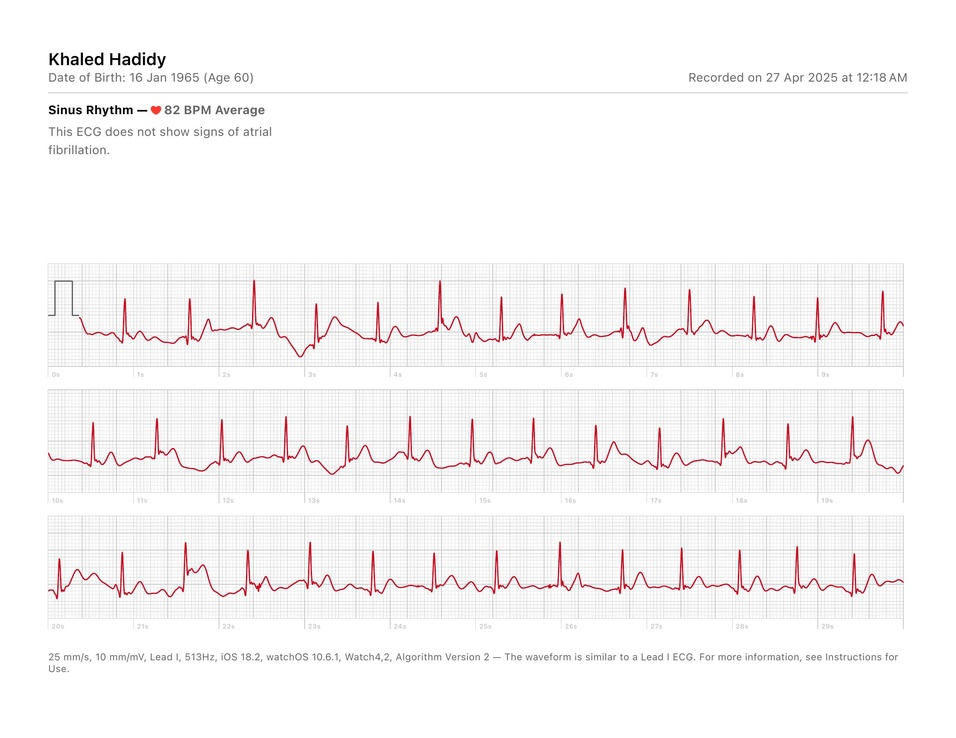
#> input picture ECG digitization/page0.jpg, 956 x 738 px, shrunk from 2200 x 1700 before the run
$ jupyter execute --allow-errors main.ipynb
#> lines starting #> are read from the running program, lines starting #| are printed output that depends on the picture; after the words box and inside, x2 and y2 are one past the last pixel; in counts of white or black regions, pixels touching at a corner belong together
[cell 1]
# import module
from pdf2image import convert_from_path


# Store Pdf with convert_from_path function
#> (the rest of this cell did not finish here and is left out)

[cell 2]
import cv2
import numpy as np
import matplotlib.pyplot as plt
from wfdb import wrsamp

def debug_image(image, title, cmap='gray'):
    """Displays an image for debugging purposes."""
    plt.figure(figsize=(10, 5))
    plt.imshow(image, cmap=cmap)
    plt.title(title)
    plt.axis('off')
    plt.show()

def extract_ecg(image_path, debug=True):
    # Step 1: Load the image
#> called with image_path = 'page0.jpg', debug = True
    img = cv2.imread(image_path, cv2.IMREAD_GRAYSCALE)
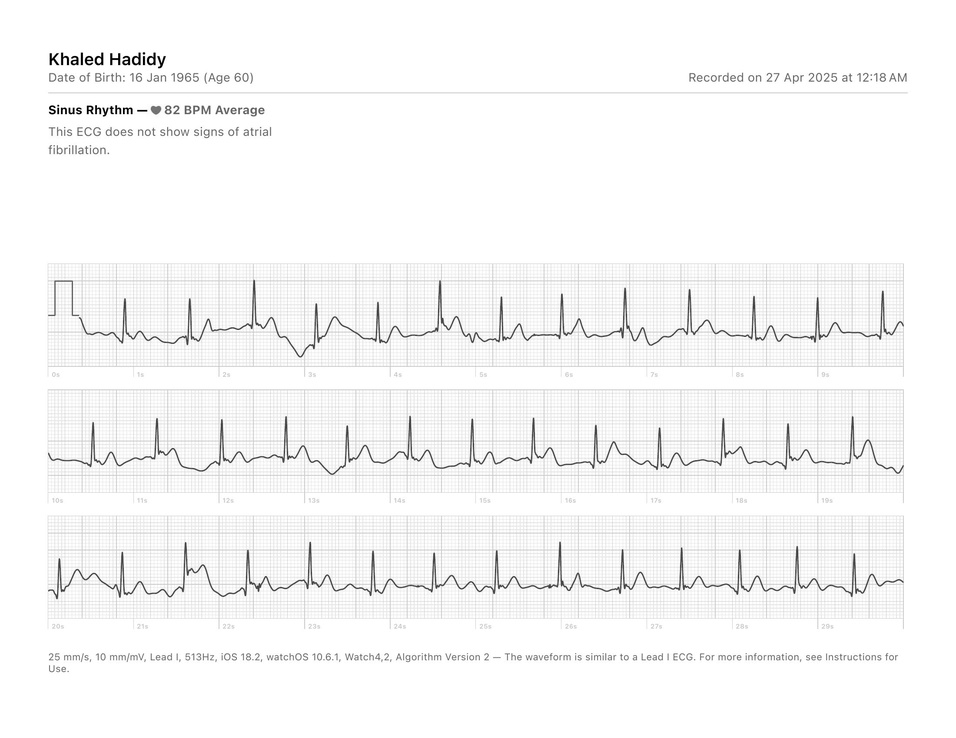
#> img: shape (738, 956); min 0, max 255, mean 247.1
    height, width = img.shape
#> height = 738; width = 956

    if debug:
        debug_image(img, "Original Image")

    # Step 2: Fixed calibration parameters (no grid detection needed)
    # 197 pixels horizontally = 2 seconds
    # 78.8 pixels vertically = 1 mV
    calibration = {
        'seconds_per_pixel': 2.0 / 197.0,  # Convert to seconds per pixel
        'mv_per_pixel': 1.0 / 78.8,     # Convert to mV per pixel directly
    }

    print(f"Using fixed calibration:")
    print(f"Horizontal: {197/2:.2f} pixels = 1 second")
    print(f"Vertical: {78.8:.2f} pixels = 1 mV")

    # Step 3: Calculate pixel boundaries using percentages
    header_end = int(height * 35.29 / 100)
#> header_end = 260
    layer1_start = int(height * 35.35 / 100)
#> layer1_start = 260
    layer1_end = int(height * 51.76 / 100)
#> layer1_end = 381
    layer2_start = int(height * 51.82 / 100)
#> layer2_start = 382
    layer2_end = int(height * 69.41 / 100)
#> layer2_end = 512
    layer3_start = int(height * 69.47 / 100)
#> layer3_start = 512
    layer3_end = int(height * 87.06 / 100)
#> layer3_end = 642

    # Crop each layer using calculated boundaries
    layers = [
        img[layer1_start:layer1_end, :],  # Layer 1
        img[layer2_start:layer2_end, :],  # Layer 2
        img[layer3_start:layer3_end, :]   # Layer 3
    ]

    if debug:
        for i, layer in enumerate(layers):
            debug_image(layer, f"Layer {i + 1}")
#> this loop made 3 passes
#> pass 1, in debug_image (call 2), `plt.show()`:
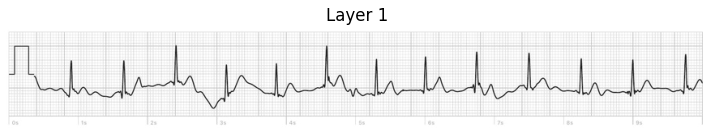
#> figure drawn by matplotlib, 1 panel

    # Step 4: Process each layer to extract waveform contours
    signals = []
    time_points = []

    # Each layer is exactly 10 seconds long
    layer_duration = 10.0  # seconds

    for i, layer in enumerate(layers):
        print(f"Processing Layer {i+1}...")

        # Binary thresholding
        _, binary = cv2.threshold(layer, 200, 255, cv2.THRESH_BINARY_INV)
        if debug:
            debug_image(binary, f"Binary Thresholded Layer {i + 1}")

        # Detect contours
        contours, _ = cv2.findContours(binary, cv2.RETR_EXTERNAL, cv2.CHAIN_APPROX_SIMPLE)
        waveform_contour = max(contours, key=cv2.contourArea)  # Assuming largest contour is the ECG

        # Create an empty image to draw the contour
        contour_image = np.zeros_like(binary)
        cv2.drawContours(contour_image, [waveform_contour], -1, (255, 255, 255), thickness=1)
        if debug:
            debug_image(contour_image, f"Extracted Waveform Contour Layer {i + 1}")

        # Sort contour points by x-coordinate to ensure correct time ordering
        sorted_contour = sorted(waveform_contour, key=lambda p: p[0][0])

        # Extract x and y coordinates
        x_coords = np.array([point[0][0] for point in sorted_contour])
        y_coords = np.array([point[0][1] for point in sorted_contour])

        # Calculate isoelectric line (one-third from the bottom of layer)
        isoelectric_line_y = layer.shape[0] * 0.6  # Two-thirds from top = one-third from bottom

        # Convert to time using fixed layer duration (10 seconds)
        # Rescale x coordinates to span exactly 10 seconds
        x_min, x_max = np.min(x_coords), np.max(x_coords)
        time = (x_coords - x_min) / (x_max - x_min) * layer_duration

        # Calculate distance from isoelectric line (positive up, negative down) and convert to millivolts
        signal_mv = (isoelectric_line_y - y_coords) * calibration['mv_per_pixel']

        # Baseline correction: normalize by subtracting the mean
        signal_mean = np.mean(signal_mv)
        signal_mv = signal_mv - signal_mean
        print(f"Layer {i+1} - Removed baseline offset of {signal_mean:.2f} mV")

        # Store the time points and calibrated signal
        time_points.append(time)
        signals.append(signal_mv)

        # Plot the calibrated signal for this layer
        if debug:
            plt.figure(figsize=(15, 3))
            plt.plot(time, signal_mv)
            plt.title(f"Calibrated ECG Signal - Layer {i+1}")
            plt.xlabel("Time (seconds)")
            plt.ylabel("Amplitude (mV)")
            plt.axhline(y=0, color='r', linestyle='-', alpha=0.3)  # Add zero line

            # Set x-axis ticks at 1-second intervals
            plt.xticks(np.arange(0, layer_duration + 1, 1.0))

            plt.grid(True)
            plt.show()
#> this loop made 3 passes
#> (isoelectric_line_y, x_min, signal_mean) on passes 1 to 3: (72.6, 79, 0.0325), (78, 48, 0.0534), (78, 48, 0.0974)
#> (printed output is left out)
#> pass 1, in extract_ecg, `_, binary = cv2.threshold(layer, 200, 255, cv2.THRESH_BINARY_INV)`:
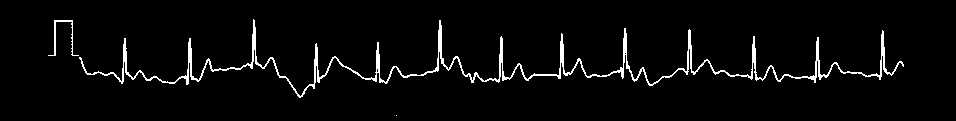
#> binary: shape (121, 956); 3.6% white in thin lines or dots, all inside (x1, y1, x2, y2) = (48, 19, 904, 116)
#> pass 1, in debug_image (call 6), `plt.show()`:
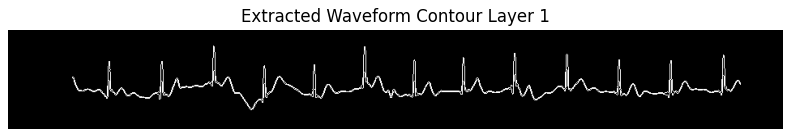
#> figure drawn by matplotlib, 1 panel
#> pass 1, in extract_ecg, `plt.show()`:
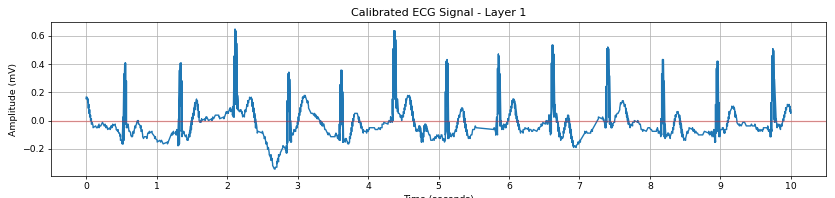
#> figure drawn by matplotlib, 1 panel
#> pass 2, in extract_ecg, `_, binary = cv2.threshold(layer, 200, 255, cv2.THRESH_BINARY_INV)`:
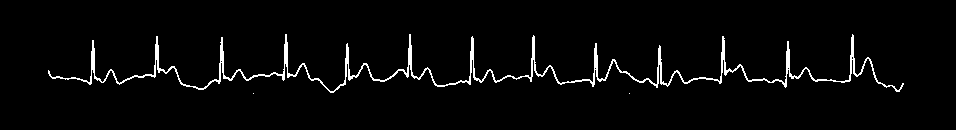
#> binary: shape (130, 956); 3.1% white in thin lines or dots, all inside (x1, y1, x2, y2) = (48, 34, 904, 94)
#> pass 2, in debug_image (call 8), `plt.show()`:
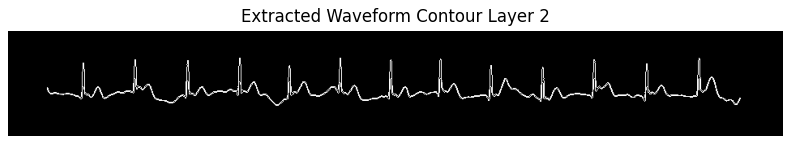
#> figure drawn by matplotlib, 1 panel
#> pass 3, in extract_ecg, `_, binary = cv2.threshold(layer, 200, 255, cv2.THRESH_BINARY_INV)`:
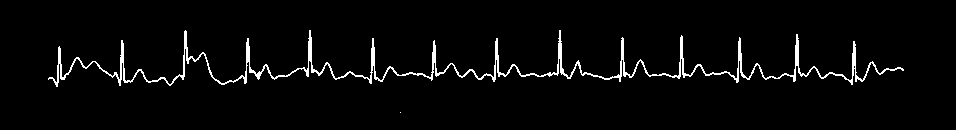
#> binary: shape (130, 956); 3.3% white in thin lines or dots, all inside (x1, y1, x2, y2) = (48, 30, 904, 113)
#> after the loop:
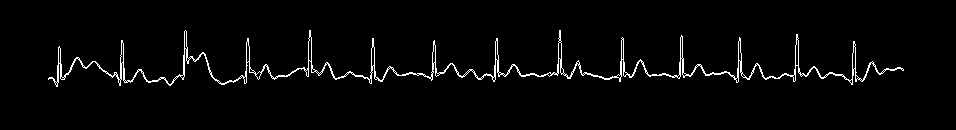
#> contour_image: shape (130, 956); 2.7% white in thin lines or dots, all inside (x1, y1, x2, y2) = (48, 30, 904, 87)
#> after the loop, signals = 3 items; time_points = 3 items

    # Step 5: Combine signals from all leads with proper time alignment
    # Initialize time and signal arrays
    total_duration = layer_duration * len(layers)  # Total duration is 10 seconds per layer
#> total_duration = 30
    sampling_frequency = 500  # PTB-XL standard frequency
    num_samples = int(total_duration * sampling_frequency)
#> num_samples = 15000
    combined_time = np.linspace(0, total_duration, num_samples)
#> combined_time = 15000 values from 0 to 30
    combined_signal = np.zeros(num_samples)
#> combined_signal = 15000 values from 0 to 0

    # Place each lead at the correct time position
    for i, (time, signal) in enumerate(zip(time_points, signals)):
        # Calculate the start and end time for this layer
        start_time = i * layer_duration
        end_time = (i + 1) * layer_duration

        # Find the samples in combined_time that correspond to this layer
        mask = (combined_time >= start_time) & (combined_time < end_time)
        relevant_times = combined_time[mask]

        # Interpolate signal values onto the combined time grid
        interpolated_signal = np.interp(relevant_times, start_time + time, signal)

        # Place the interpolated values into the combined signal
        combined_signal[mask] = interpolated_signal
#> this loop made 3 passes
#> (start_time, end_time) on passes 1 to 3: (0, 10), (10, 20), (20, 30)
#> after the loop, combined_signal = 15000 values, max 0.624 at index 1062, min -0.342 at index 1335, mean -0.0273

    # Perform baseline correction on the combined signal
    combined_signal_mean = np.mean(combined_signal)
#> combined_signal_mean = -0.0273
    combined_signal = combined_signal - combined_signal_mean
#> combined_signal = 15000 values, max 0.651 at index 1062, min -0.315 at index 1335, mean -1.89e-18
    print(f"Combined signal - Removed baseline offset of {combined_signal_mean:.2f} mV")
#| Combined signal - Removed baseline offset of -0.03 mV

    # Step 5.5: Apply amplitude scaling to match standard ECG range
    # Analyze the signal range
    signal_peak = np.max(np.abs(combined_signal))
#> signal_peak = 0.651
    print(f"Current signal peak amplitude: {signal_peak:.2f} mV")
#| Current signal peak amplitude: 0.65 mV

    # Calculate scaling factor to target ~2 mV peak for QRS complexes
    # This is a typical amplitude in standard ECG records
    target_amplitude = 2.0  # Target peak amplitude in mV

    # Only scale if our signal is significantly different from target
    if signal_peak > 0 and (signal_peak < 0.5 or signal_peak > 4.0):
        scaling_factor = target_amplitude / signal_peak
        combined_signal = combined_signal * scaling_factor
        print(f"Applied scaling factor of {scaling_factor:.2f} to match standard ECG amplitude range")

    # Plot verification of proper scaling
    if debug:
        plt.figure(figsize=(15, 5))
        plt.plot(combined_time, combined_signal)
        plt.title("Scaled ECG Signal (All Layers)")
        plt.xlabel("Time (seconds)")
        plt.ylabel("Amplitude (mV)")
        plt.axhline(y=0, color='r', linestyle='-', alpha=0.3)  # Zero line
        plt.axhline(y=1, color='g', linestyle='--', alpha=0.3, label='1 mV')
        plt.axhline(y=-1, color='g', linestyle='--', alpha=0.3)
        plt.axhline(y=2, color='b', linestyle='--', alpha=0.3, label='2 mV')
        plt.axhline(y=-2, color='b', linestyle='--', alpha=0.3)

        # Set x-axis ticks at 1-second intervals for the combined plot
        plt.xticks(np.arange(0, total_duration + 1, 1.0))

        plt.legend()
        plt.grid(True)
        plt.show()
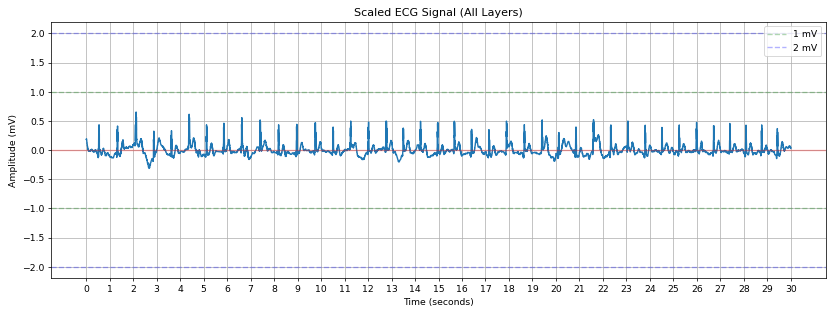
#> figure drawn by matplotlib, 1 panel; curve peaks at x = 2.12, y = 0.651

    # Step 6: Save the signal as just a .dat file without .hea
    record_name = 'calibrated_ecg'

    # Convert signal to 16-bit integers for consistency with typical ECG format
    adc_gain = 1000.0  # Standard gain: 1000 units per mV
    int_signal = (combined_signal * adc_gain).astype(np.int16)
#> int_signal = 15000 values, max 651 at index 1062, min -314 at index 1335, mean 0.111

    # Save directly as binary .dat file without generating a header file
    dat_file = record_name + '.dat'
    int_signal.tofile(dat_file)
    print(f"Signal saved as {dat_file} (without header file)")

    # Save the signal as a numpy array for later use
    np.save('ecg_signal.npy', combined_signal)
    print(f"Signal also saved as ecg_signal.npy")

    return combined_time, combined_signal

# Example usage
time_points, ecg_signal = extract_ecg("page0.jpg", debug=True)
#> time_points = 15000 values from 0 to 30; ecg_signal has the same summary as combined_signal in extract_ecg

$ run again, with dat to pdf/temp_reconstructed_ecg.png saved as ECG digitization/page0.jpg
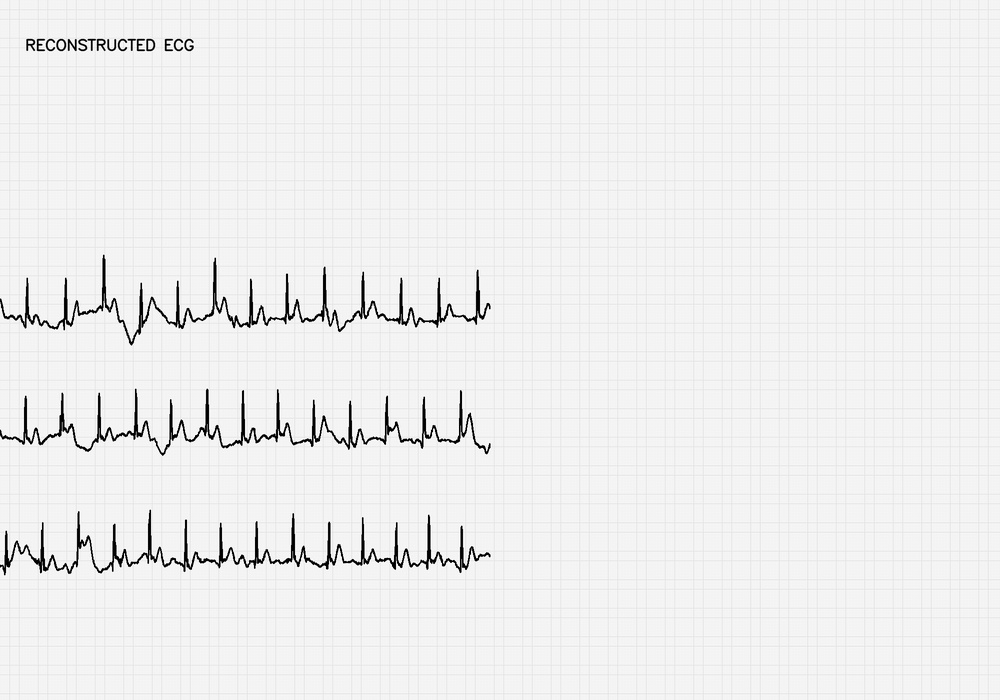
#> input picture dat to pdf/temp_reconstructed_ecg.png, 1000 x 700 px, shrunk from 2000 x 1400 before the run
#> in extract_ecg, img is the input picture: shape (700, 1000); min 0, max 255, mean 238.2
#> the loop in extract_ecg, `for i, layer in enumerate(layers):` made 3 passes
#> the loop in extract_ecg, `for i, layer in enumerate(layers):` made 3 passes
#> (isoelectric_line_y, signal_mean) on passes 1 to 3: (69, 0.0269), (73.8, 0.0244), (73.8, 0.0382)
#> (printed output is left out)
#> pass 1, in extract_ecg, `_, binary = cv2.threshold(layer, 200, 255, cv2.THRESH_BINARY_INV)`:
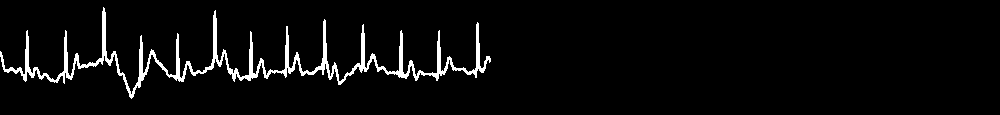
#> binary: shape (115, 1000); 4.1% white; 1 white region, box (x1, y1, x2, y2) and area: (0, 7, 491, 99) 4767
#> after the loop in extract_ecg, `for i, layer in enumerate(layers):`: signals = 3 items
#> total_duration = 30
#> num_samples = 15000
#> combined_time = 15000 values from 0 to 30
#> in extract_ecg, `combined_signal = np.zeros(num_samples)`: combined_signal = 15000 values from 0 to 0
#> the loop in extract_ecg, `for i, (time, signal) in enumerate(zip(time_points, signals)):` made 3 passes
#> (start_time, end_time) on passes 1 to 3: (0, 10), (10, 20), (20, 30)
#> after the loop in extract_ecg, `for i, (time, signal) in enumerate(zip(time_points, signals)):`: combined_signal = 15000 values, max 0.705 at index 2194, min -0.389 at index 1336, mean -0.0198
#> combined_signal_mean = -0.0198
#> in extract_ecg, `combined_signal = combined_signal - combined_signal_mean`: combined_signal = 15000 values, max 0.725 at index 2194, min -0.369 at index 1336, mean 1.54e-18
#| Combined signal - Removed baseline offset of -0.02 mV
#> signal_peak = 0.725
#| Current signal peak amplitude: 0.73 mV
#> in extract_ecg, `plt.show()`:
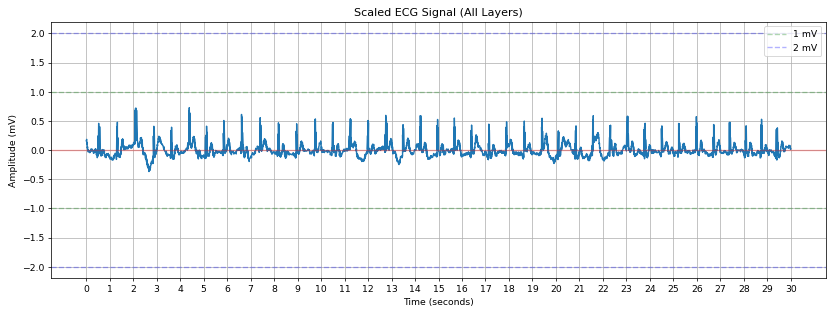
#> figure drawn by matplotlib, 1 panel; curve peaks at x = 4.39, y = 0.725
#> int_signal = 15000 values, max 725 at index 2194, min -369 at index 1336, mean 0.105
#> `time_points, ecg_signal = extract_ecg("page0.jpg", debug=True)`: time_points = 15000 values from 0 to 30; ecg_signal has the same summary as combined_signal in extract_ecg
